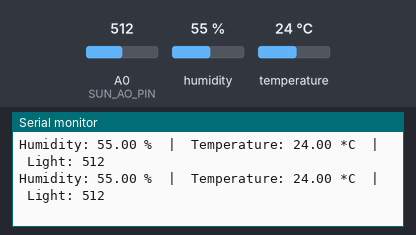
Bench run of a sketch on a simulated Arduino Uno, built with avr-gcc and run on an emulated ATmega328P. Shown: the last lines printed to the serial monitor. The test bench sets the inputs (shaded band); at power-on: humidity 55 %, A0 (SUN_AO_PIN) = 512, temperature 24 °C.

Above: at 4.8 s.
4.9 s: humidity set to 22 %
At 6.9 s:
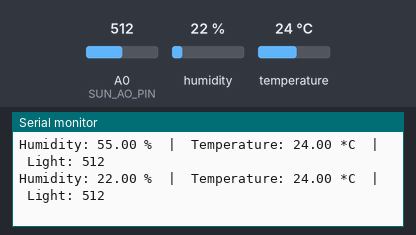
7.9 s: A0 (SUN_AO_PIN) set to 716
At 8.6 s:
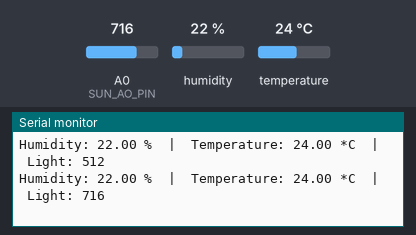
10.9 s: temperature set to 12 °C
At 13.4 s:
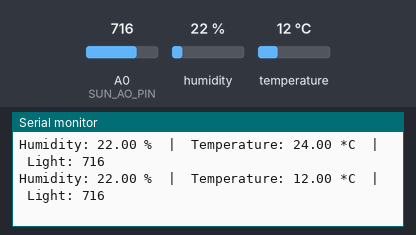
13.9 s: A0 (SUN_AO_PIN) set to 900
At 15.2 s:
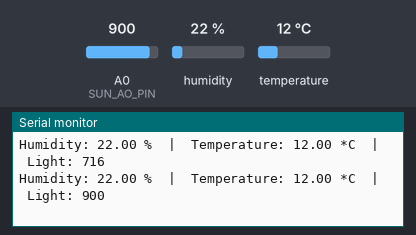
16.9 s: humidity set to 40 %
At 18.7 s:
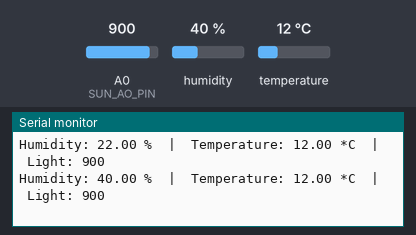
Timing chart, 0 to 20.2 s (numbered marks = the images above; inputs shaded):
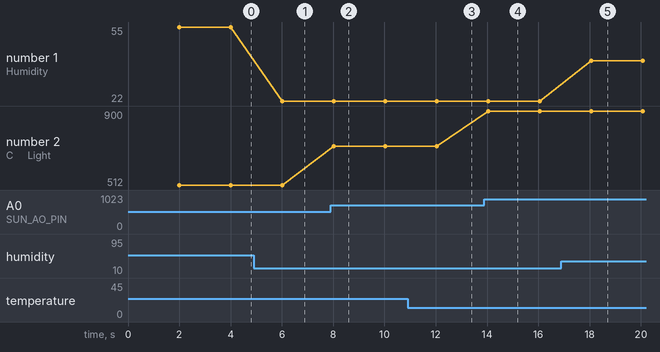

The sketch:

transmitter_arduino_code.ino
```cpp
#include <DHT.h>

#define BIT_PER_SEC 9600
#define DHT_TYPE    DHT22 // AM2302
#define DHT_PIN     2     // PWM for temperature/humidity
#define SUN_AO_PIN  0     // for sunlight analog output
#define SUN_POINT   500   // point between day and night
#define M_TIME      2000  // seconds between each measurement

// initialize DHT sensor
DHT dht(DHT_PIN, DHT_TYPE);

void setup() {

  Serial.begin(BIT_PER_SEC);
  dht.begin();
}

void loop() {

  delay(M_TIME);

  // reading temp|hum takes about 250 millisec
  float humidity = dht.readHumidity();
  float temp = dht.readTemperature();

  // validate the read values for hum/temp
  if (isnan(humidity) || isnan(temp)) {
    Serial.println("Failed to read temperature and humidity");

    // set the values as inadequate so the interpreter will know
    humidity = -1;
    temp = -100;
  }

  // reading sunlight intensity (bigger the value the darker)
  int sunlight = analogRead(SUN_AO_PIN);

  Serial.print("Humidity: ");
  Serial.print(humidity);
  Serial.print(" %  |  Temperature: ");
  Serial.print(temp);
  Serial.print(" *C  |  Light: ");
  Serial.println(sunlight);
}
```

Measured:
- after the input at 4.9 s, the serial monitor: prints a new line after 1.1 s (image 1)
- after the input at 7.9 s, the serial monitor: prints a new line after 0.13 s (image 2)
- after the input at 10.9 s, the serial monitor: prints a new line after 1.1 s (image 3)
- after the input at 13.9 s, the serial monitor: prints a new line after 0.15 s (image 4)
- after the input at 16.9 s, the serial monitor: prints a new line after 1.2 s (image 5)
- plotted number 1: 55 → 22 after the input at 4.9 s, 22 → 40 after the input at 16.9 s
- plotted number 2: 512 → 716 after the input at 7.9 s, 716 → 900 after the input at 13.9 s
